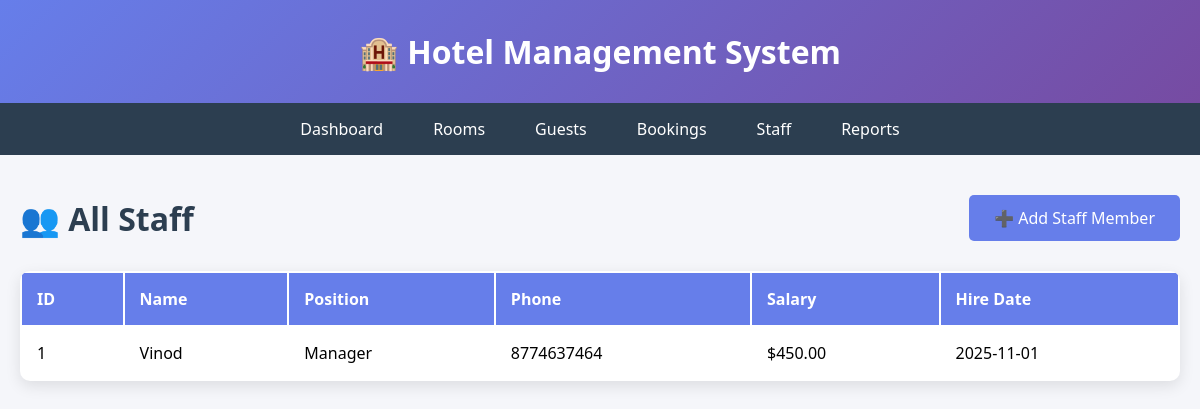
Page /staff (signed in) on the committed database.
### tables this page shows
CREATE TABLE staff (
                staff_id INTEGER PRIMARY KEY AUTOINCREMENT,
                name VARCHAR(100) NOT NULL,
                position VARCHAR(50) NOT NULL,
                phone VARCHAR(15) NOT NULL,
                salary DECIMAL(10,2),
                hire_date DATE NOT NULL
            );

### app.py (the view)
    def wrapper(*args, **kwargs):
        if not session.get("logged_in"):
            return redirect(url_for("login"))
        return func(*args, **kwargs)

### app.py (called while the page is built)
def get_db_connection():
    db_path = os.getenv('DATABASE_PATH', 'hotel_management.db')
    conn = sqlite3.connect(db_path)
    conn.row_factory = sqlite3.Row
    return conn

def login_required(func):
    def wrapper(*args, **kwargs):
        if not session.get("logged_in"):
            return redirect(url_for("login"))
        return func(*args, **kwargs)
    wrapper.__name__ = func.__name__
    return wrapper

@app.route("/staff")
@login_required
def staff():
    conn = get_db_connection()
    staff = conn.execute("SELECT * FROM staff").fetchall()
    conn.close()
    return render_template("staff.html", staff=staff)

### templates/staff.html (shortened to what this page needs)
<!DOCTYPE html>
<html lang="en">
<head>
</head>
<body>
    <header><h1>🏨 Hotel Management System</h1></header>
    <nav>
        <a href="/dashboard">Dashboard</a>
        <a href="/rooms">Rooms</a>
        <a href="/guests">Guests</a>
        <a href="/bookings">Bookings</a>
        <a href="/staff">Staff</a>
        <a href="/reports">Reports</a>
    </nav>
    <div class="container">
        <div class="header-actions">
            <h2>👥 All Staff</h2>
            <a href="/staff/add" class="btn btn-primary">➕ Add Staff Member</a>
        </div>
        <table>
            <thead>
                <tr>
                    <th>ID</th>
                    <th>Name</th>
                    <th>Position</th>
                    <th>Phone</th>
                    <th>Salary</th>
                    <th>Hire Date</th>
                </tr>
            </thead>
            <tbody>
                {% for member in staff %}
                <tr>
                    <td>{{ member.staff_id }}</td>
                    <td>{{ member.name }}</td>
                    <td>{{ member.position }}</td>
                    <td>{{ member.phone }}</td>
                    <td>${{ "%.2f"|format(member.salary) }}</td>
                    <td>{{ member.hire_date }}</td>
                </tr>
                {% endfor %}
            </tbody>
        </table>
    </div>
</body>
</html>

### templates/staff.html (style rules this page uses)
* { margin: 0; padding: 0; box-sizing: border-box; }
body { font-family: 'Segoe UI', Tahoma, Geneva, Verdana, sans-serif; background: #f5f6fa; }
header { background: linear-gradient(135deg, #667eea 0%, #764ba2 100%); color: white; padding: 30px; text-align: center; }
nav { background: #2c3e50; padding: 0; display: flex; flex-wrap: wrap; justify-content: center; }
nav a { color: white; text-decoration: none; padding: 15px 25px; transition: background 0.3s; }
.container { max-width: 1200px; margin: 40px auto; padding: 0 20px; }
.header-actions { display: flex; justify-content: space-between; align-items: center; margin-bottom: 30px; }
.btn { padding: 12px 25px; border: none; border-radius: 5px; cursor: pointer; text-decoration: none; display: inline-block; transition: all 0.3s; font-size: 1em; }
.btn-primary { background: #667eea; color: white; }
table { width: 100%; background: white; border-radius: 10px; overflow: hidden; box-shadow: 0 5px 15px rgba(0,0,0,0.1); }
th, td { padding: 15px; text-align: left; }
th { background: #667eea; color: white; font-weight: 600; }
h2 { color: #2c3e50; font-size: 2em; }

### rows in the picture
staff: staff_id "1", name "Vinod", position "Manager", phone "8774637464", salary "450.00", hire_date "2025-11-01"
